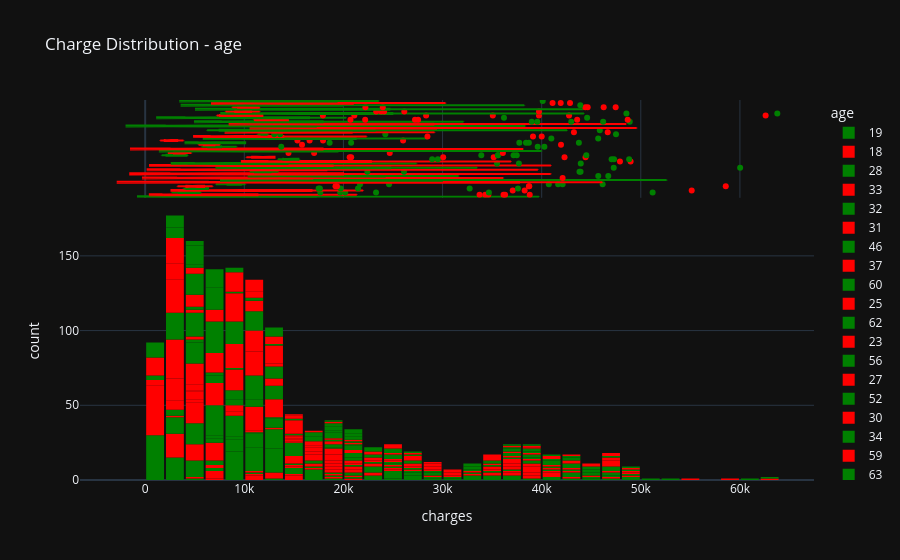

Notebook source saved alongside this figure:
### Code cell
fig.update_layout(bargap=0.1)
fig.show()
fig = px.histogram(
    df,
    x='charges',
    color="region",
    marginal='box',
    color_discrete_sequence=["green", "red", "blue", "yellow"],
    title="Charge Distribution - region",
)
